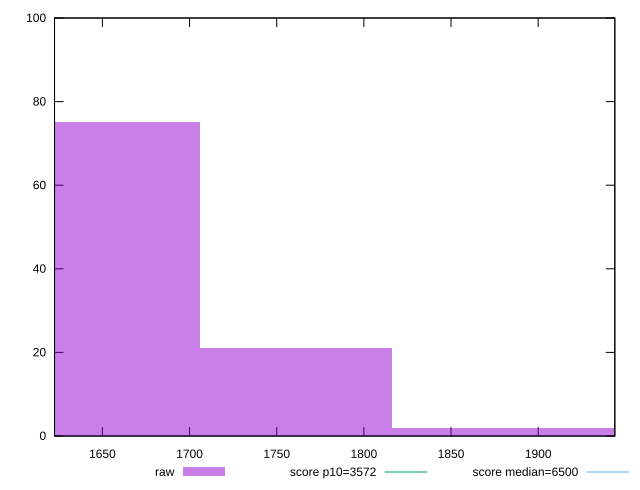

gnuplot code for this plot:
reset

$raw <<EOF
1981.03306826441 2
1650.8608902203418 75
1760.918282901698 21
1870.975675583054 2
EOF

set key outside below
set boxwidth 110.05739268135612
set xrange [1622.5395000000003:1943.964]
set yrange [0:100]
set trange [0:100]
set style fill transparent solid 0.5 noborder

set parametric
set terminal svg size 640, 490 enhanced background rgb 'white'
set output "report_00009_2021-02-08T22-37-41.559Z/first-cpu-idle/samples/pages+cached+noadtech+nomedia+nocss/raw/histogram.svg"

plot $raw title "raw" with boxes, \
     3572,t title "score p10=3572", \
     6500,t title "score median=6500"

reset
